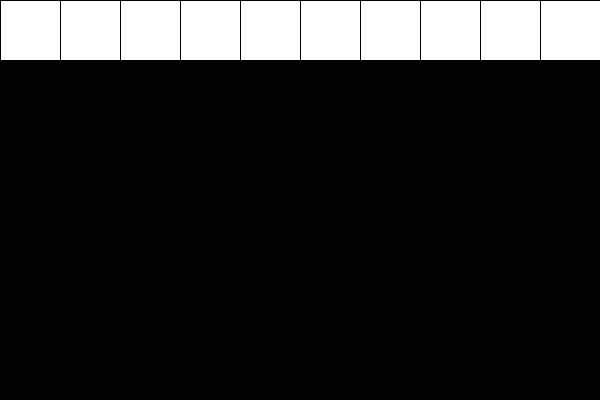
Frame 1 (no input)
Frame 60 (the mouse pressed at the canvas centre just before this capture): identical to frame 1, image omitted
Frame 120 (the mouse held since frame 60 and released just before this capture): identical to frame 1, image omitted

The Processing sketch that drew this single still picture (run headless with seeded random() and noise(); from frame 60 on, the mouse is pressed at the canvas centre):

// Processing sketch: forSimple
// ── forSimple.pde
void setup() {
  size(600, 400);
}
void draw() {
  background(0);
  for (int i=0; i<width; i+=60) {
    rect(i, 0, 60, 60);
  }
}
